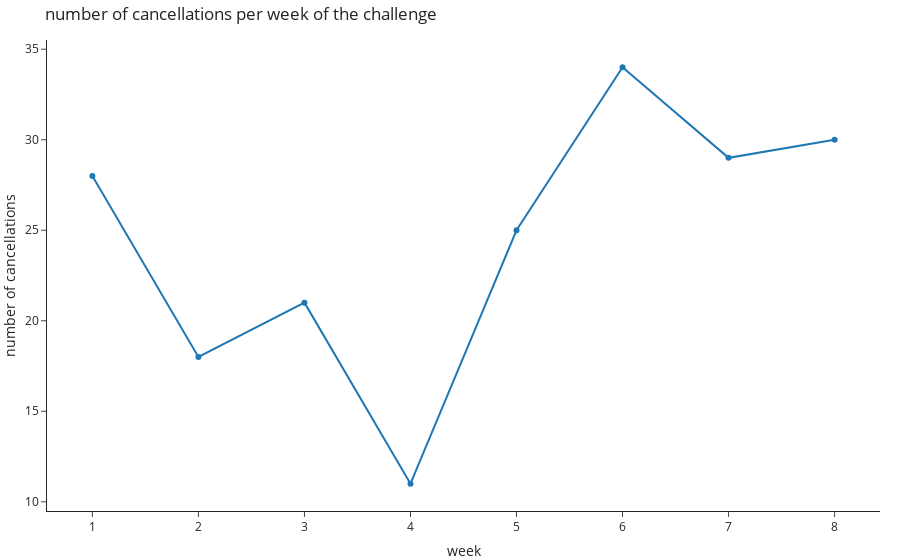

Notebook code cell kept with this figure:
### Code cell
cancellations = []
for i in range(1, WEEK):
	labels = pd.read_csv(f"week_{i}_labels.csv")
	cancellations.append(np.sum(labels.cancel))
go.Figure([go.Scatter(x=list(range(1, WEEK)), y=cancellations)],
          layout=go.Layout(
	          title="number of cancellations per week of the challenge",
	          xaxis_title="week", yaxis_title="number of cancellations")).show()

### Figure 1 — Plotly figure (JSON) as saved in the notebook; plotly's stock layout.template omitted (floating-point values rounded to 4 significant figures)
{"data": [{"x": [1, 2, 3, 4, 5, 6, 7, 8], "y": [28, 18, 21, 11, 25, 34, 29, 30], "type": "scatter"}], "layout": {"title": {"text": "number of cancellations per week of the challenge"}, "xaxis": {"title": {"text": "week"}}, "yaxis": {"title": {"text": "number of cancellations"}}}}
